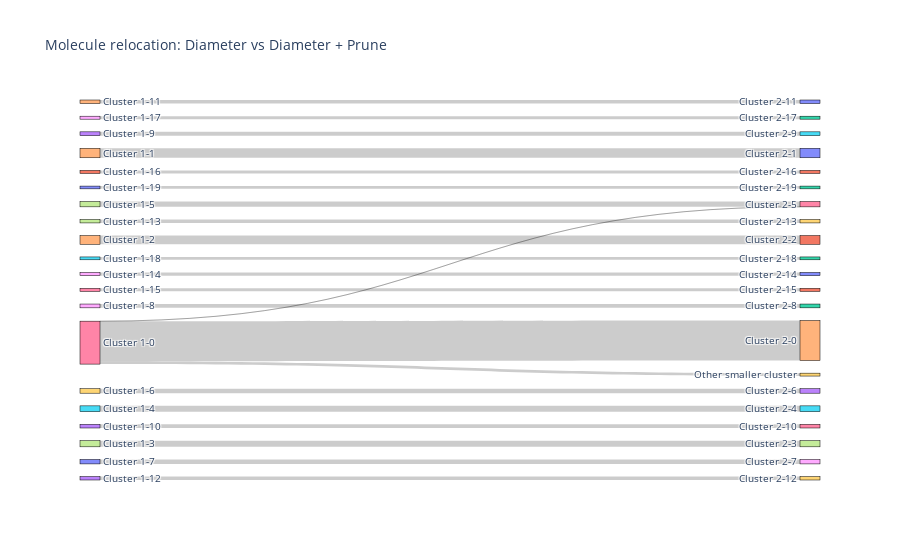

This figure's notebook cell:
### Markdown cell above
Now we will represent the molecule relocation after pruning the biggest cluster.

### Code cell
plotting_utils.mol_relocation_plots(brc_diameter, brc_diam_prune, title="Molecule relocation: Diameter vs Diameter + Prune", top_n=20)

### Figure 1 — Plotly figure (JSON) as saved in the notebook; plotly's stock layout.template omitted (floating-point values rounded to 4 significant figures)
{"data": [{"link": {"source": [26, 26, 26, 4, 14, 7, 15, 27, 29, 20, 28, 3, 13, 24, 23, 17, 8, 6, 1, 18, 25, 40], "target": [9, 34, 16, 10, 21, 37, 35, 16, 33, 38, 32, 5, 36, 0, 39, 19, 30, 31, 11, 2, 22, 12], "value": [216, 2980, 4, 705, 647, 459, 435, 395, 333, 330, 283, 283, 270, 263, 255, 253, 238, 227, 223, 222, 213, 205]}, "node": {"label": ["Cluster 2-11", "Cluster 1-16", "Cluster 2-17", "Cluster 1-9", "Cluster 1-1", "Cluster 2-9", "Cluster 1-15", "Cluster 1-3", "Cluster 1-14", "Other smaller cluster", "Cluster 2-1", "Cluster 2-16", "Cluster 2-19", "Cluster 1-10", "Cluster 1-2", "Cluster 1-4", "Cluster 2-5", "Cluster 1-13", "Cluster 1-17", "Cluster 2-13", "Cluster 1-7", "Cluster 2-2", "Cluster 2-18", "Cluster 1-12", "Cluster 1-11", "Cluster 1-18", "Cluster 1-0", "Cluster 1-5", "Cluster 1-8", "Cluster 1-6", "Cluster 2-14", "Cluster 2-15", "Cluster 2-8", "Cluster 2-6", "Cluster 2-0", "Cluster 2-4", "Cluster 2-10", "Cluster 2-3", "Cluster 2-7", "Cluster 2-12", "Cluster 1-19"], "line": {"color": "black", "width": 0.5}, "pad": 15, "thickness": 20}, "type": "sankey"}], "layout": {"font": {"size": 10}, "title": {"text": "Molecule relocation: Diameter vs Diameter + Prune"}}}
